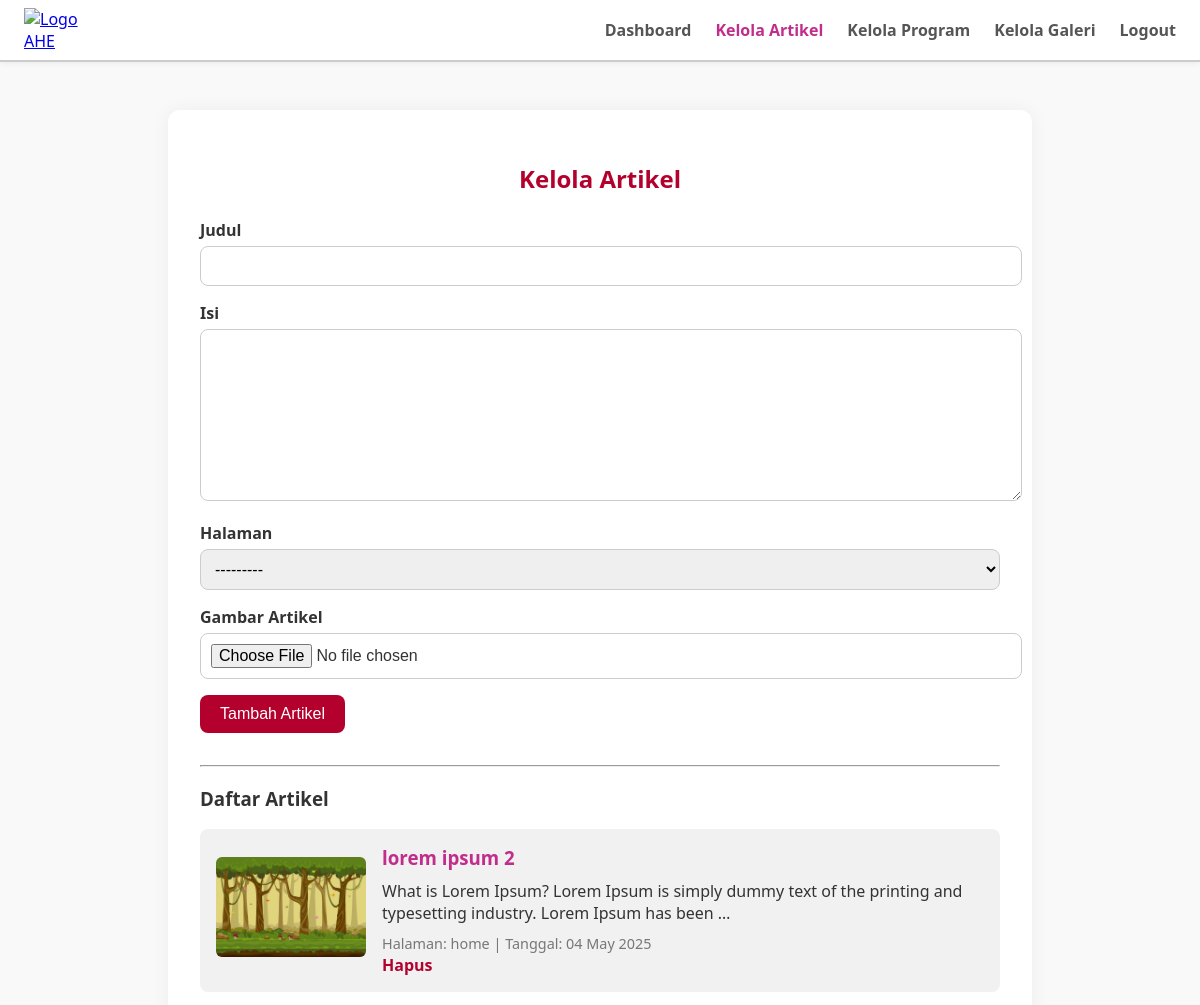
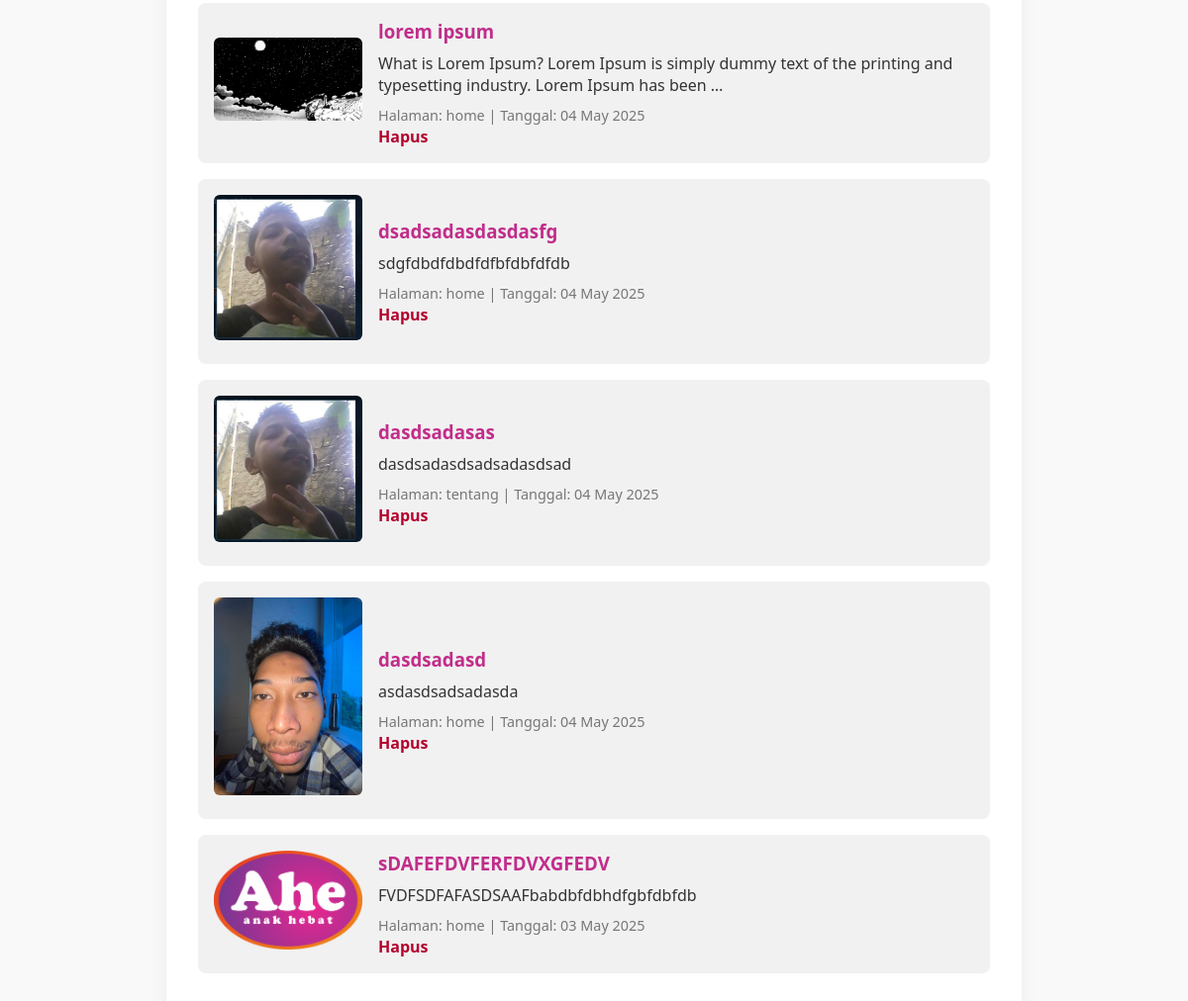
The page /dashboard/kelola-artikel/ (signed in) on the database as committed earlier (2 pictures, top to bottom).
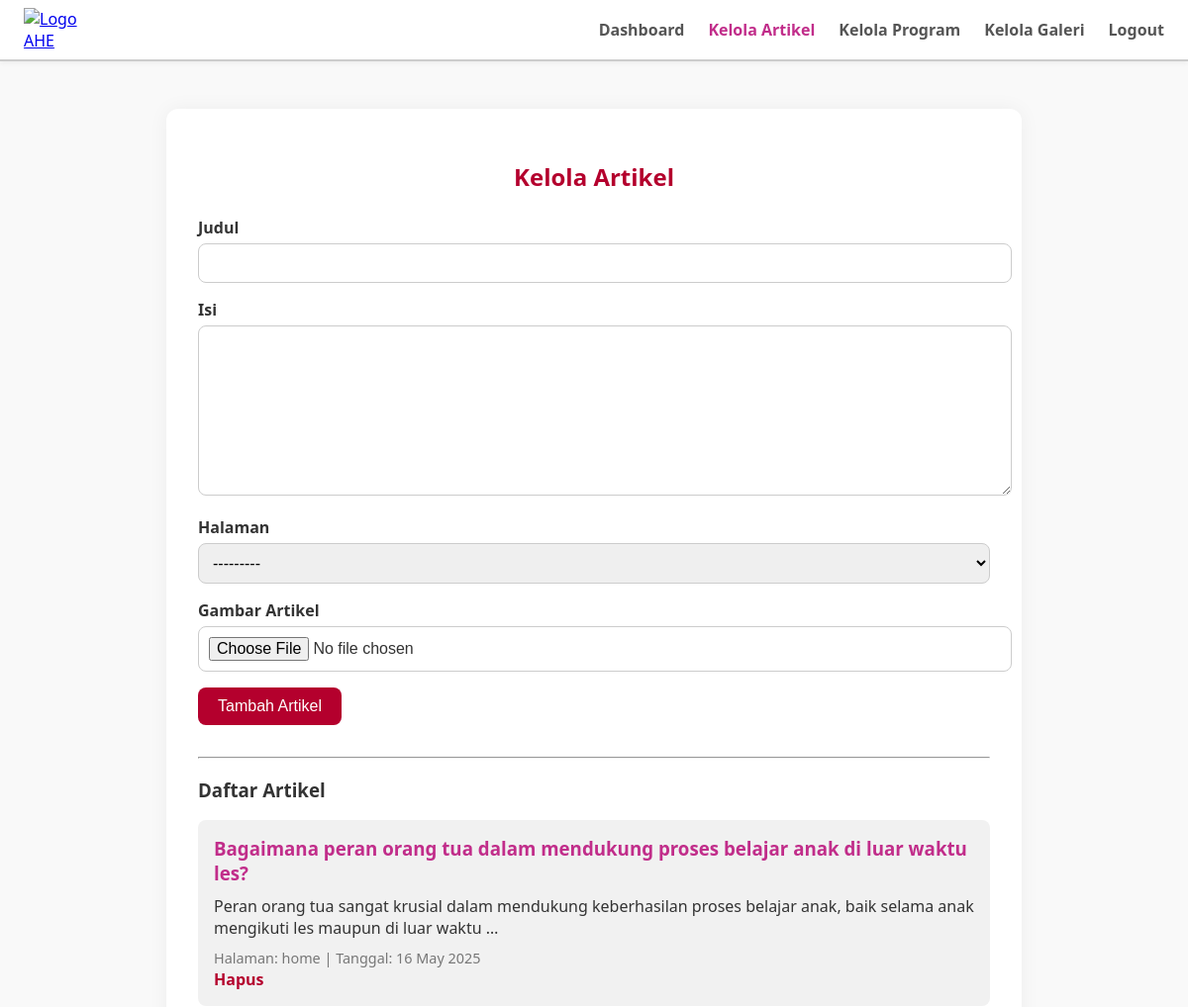
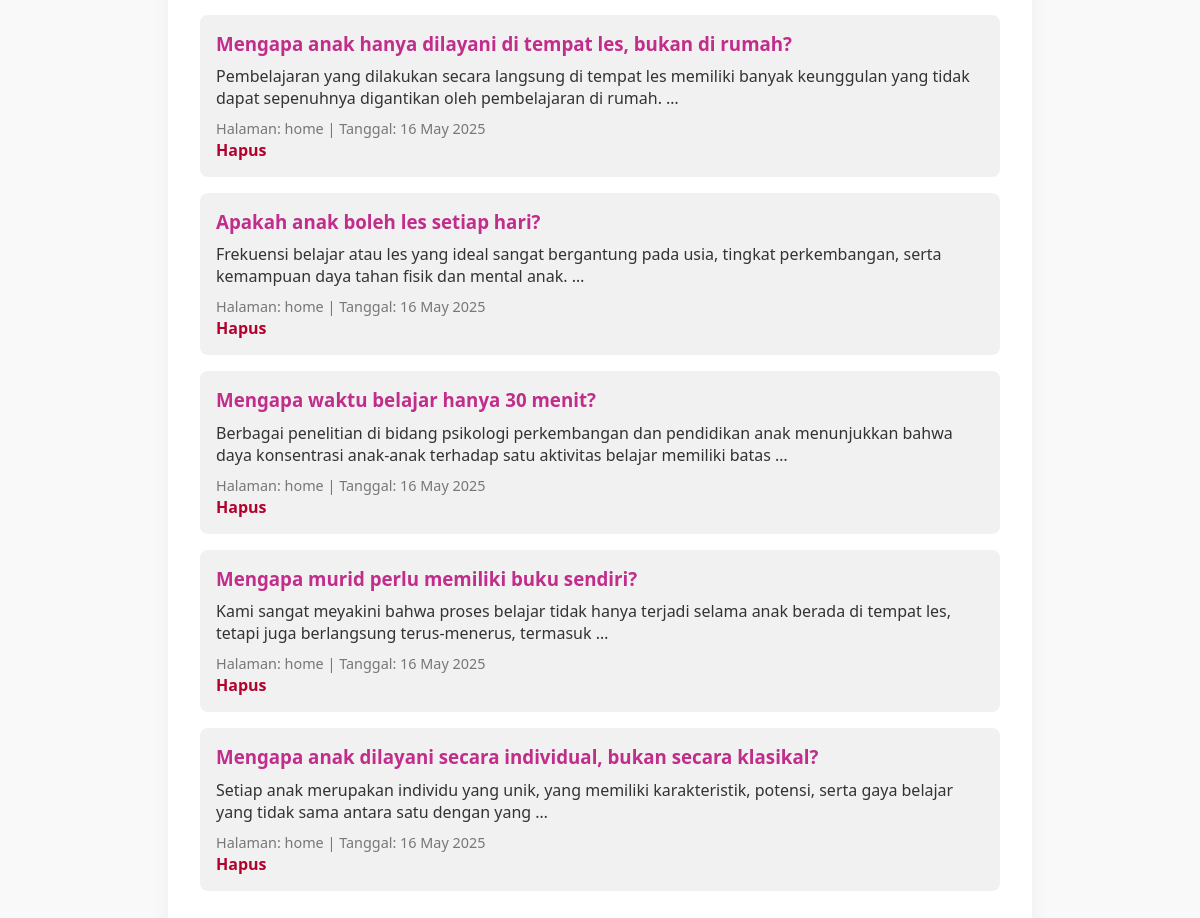
The same page on the database as committed later (2 pictures, top to bottom).
### profil/models.py (models this page shows, shortened)
class Artikel(models.Model):
    JENIS_HALAMAN = [
        ('home', 'Home'),
        ('tentang', 'Tentang Kami'),
    ]
    judul = models.CharField(max_length=200)
    isi = models.TextField()
    tanggal = models.DateTimeField(auto_now_add=True)
    halaman = models.CharField(max_length=20, choices=JENIS_HALAMAN)
    gambar = models.ImageField(upload_to='artikel/', null=True, blank=True)
    slug = models.SlugField(unique=True, blank=True)

### profil/views.py (the view)
# urls.py: path('dashboard/kelola-artikel/', views.kelola_artikel, name='kelola_artikel'),
@login_required
def kelola_artikel(request):
    if not request.user.is_staff:
        return redirect('home')
    artikel_list = Artikel.objects.all().order_by('-tanggal')
    if request.method == 'POST':
        form = ArtikelForm(request.POST, request.FILES)  # ✅ Perbaikan di sini
        if form.is_valid():
            form.save()
            return redirect('kelola_artikel')
    else:
        form = ArtikelForm()
    return render(request, 'profil/kelola_artikel.html', {
        'form': form,
        'artikel_list': artikel_list
    })

### profil/forms.py
class ArtikelForm(forms.ModelForm):
    class Meta:
        model = Artikel
        fields = ['judul', 'isi', 'halaman', 'gambar']  # Pastikan field gambar dimasukkan
    gambar = forms.ImageField(required=False)  # Membuat field gambar tidak wajib

### profil/templates/profil/kelola_artikel.html (shortened to what this page needs)
{% load static %}
<!DOCTYPE html>
<html lang="id">
<head>
</head>
<body>
    <nav>
        <div class="nav-logo">
            <a href="/"><img src="https://www.ahe.education/images/static/logo.png" alt="Logo AHE"></a>
        </div>
        <div class="nav-links">
            <a href="/dashboard">Dashboard</a>
            <a href="/dashboard/kelola-artikel/" class="active">Kelola Artikel</a>
            <a href="/dashboard/kelola-program/">Kelola Program</a>
            <a href="/dashboard/kelola_galeri/">Kelola Galeri</a>
            <a href="{% url 'logout' %}">Logout</a>
        </div>
    </nav>
    <div class="container">
        <h2>Kelola Artikel</h2>
        <form method="POST" enctype="multipart/form-data">
            <label for="id_judul">Judul</label>
            {{ form.judul }}
            <label for="id_isi">Isi</label>
            {{ form.isi }}
            <label for="id_halaman">Halaman</label>
            {{ form.halaman }}
            <label for="id_gambar">Gambar Artikel</label>
            {{ form.gambar }}
            <button type="submit">Tambah Artikel</button>
        </form>
        <hr>
        <h3>Daftar Artikel</h3>
        {% for artikel in artikel_list %}
            <div class="artikel-item">
                {% if artikel.gambar %}
                    <img src="{{ artikel.gambar.url }}" class="artikel-thumbnail" alt="{{ artikel.judul }}">
                {% endif %}
                <div>
                    <h3><a href="{% url 'detail_artikel' artikel.slug %}" style="text-decoration: none; color: #c12d8a;">{{ artikel.judul }}</a></h3>
                    <p>{{ artikel.isi|truncatewords:20 }}</p>
                    <small>Halaman: {{ artikel.halaman }} | Tanggal: {{ artikel.tanggal|date:"d M Y" }}</small><br>
                    <a href="{% url 'hapus_artikel' artikel.id %}" class="hapus-link" onclick="return confirm('Yakin ingin menghapus artikel ini?')">Hapus</a>
                </div>
            </div>
        {% empty %}
            <p>Tidak ada artikel.</p>
        {% endfor %}
    </div>
</body>
</html>

Rows that differ between the two databases and show on the page:
removed Artikel: gambar (picture), judul "lorem ipsum 2", isi "What is Lorem Ipsum? Lorem Ipsum is simply dummy text of the printing and typesetting industry. Lorem Ipsum has been …", halaman "home", tanggal "04 May 2025"
removed Artikel: gambar (picture), judul "lorem ipsum", isi "What is Lorem Ipsum? Lorem Ipsum is simply dummy text of the printing and typesetting industry. Lorem Ipsum has been …", halaman "home", tanggal "04 May 2025"
removed Artikel: gambar (picture), judul "dsadsadasdasdasfg", isi "sdgfdbdfdbdfdfbfdbfdfdb", halaman "home", tanggal "04 May 2025"
removed Artikel: gambar (picture), judul "dasdsadasas", isi "dasdsadasdsadsadasdsad", halaman "tentang", tanggal "04 May 2025"
removed Artikel: gambar (picture), judul "dasdsadasd", isi "asdasdsadsadasda", halaman "home", tanggal "04 May 2025"
removed Artikel: gambar (picture), judul "sDAFEFDVFERFDVXGFEDV", isi "FVDFSDFAFASDSAAFbabdbfdbhdfgbfdbfdb", halaman "home", tanggal "03 May 2025"
added Artikel: judul "Bagaimana peran orang tua dalam mendukung proses belajar anak di luar waktu les?", isi "Peran orang tua sangat krusial dalam mendukung keberhasilan proses belajar anak, baik selama anak mengikuti les maupun di luar waktu …", halaman "home", tanggal "16 May 2025"
added Artikel: judul "Mengapa anak hanya dilayani di tempat les, bukan di rumah?", isi "Pembelajaran yang dilakukan secara langsung di tempat les memiliki banyak keunggulan yang tidak dapat sepenuhnya digantikan oleh pembelajaran di rumah. …", halaman "home", tanggal "16 May 2025"
added Artikel: judul "Apakah anak boleh les setiap hari?", isi "Frekuensi belajar atau les yang ideal sangat bergantung pada usia, tingkat perkembangan, serta kemampuan daya tahan fisik dan mental anak. …", halaman "home", tanggal "16 May 2025"
added Artikel: judul "Mengapa waktu belajar hanya 30 menit?", isi "Berbagai penelitian di bidang psikologi perkembangan dan pendidikan anak menunjukkan bahwa daya konsentrasi anak-anak terhadap satu aktivitas belajar memiliki batas …", halaman "home", tanggal "16 May 2025"
added Artikel: judul "Mengapa murid perlu memiliki buku sendiri?", isi "Kami sangat meyakini bahwa proses belajar tidak hanya terjadi selama anak berada di tempat les, tetapi juga berlangsung terus-menerus, termasuk …", halaman "home", tanggal "16 May 2025"
added Artikel: judul "Mengapa anak dilayani secara individual, bukan secara klasikal?", isi "Setiap anak merupakan individu yang unik, yang memiliki karakteristik, potensi, serta gaya belajar yang tidak sama antara satu dengan yang …", halaman "home", tanggal "16 May 2025"
